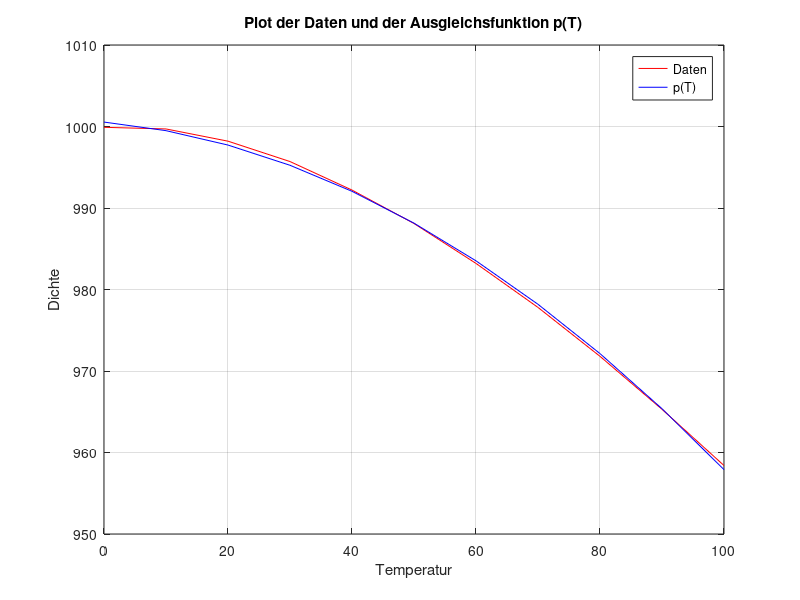

Reproduce this figure in MATLAB. (Note: this script raises an error after producing the figure.)
clc;
format long;

%{
Skript fuer die Aufgabe 1 der Serie 11

Ausgleichsfunktion mittels kleinster Fehlerquadrate appoximieren,
Koeffizienten a,b und c berechnen sowohl p(T) graphisch darstellen.

Konditionszahl berechnen und Koeffizienten mit MATLAB Funktion polyfit()
vergleichen.
%}
% Werte aus der Aufgabenstellung
T = [0 10 20 30 40 50 60 70 80 90 100]';
dichte = [999.9 999.7 998.2 995.7 992.2 988.1 983.2 977.8 971.8 965.3 958.4]';

% Ausgleichsfunktion und Koeffizienten berechen
% TODO, bei mehr/weniger Koeffizienten anpassen
A = [T.^2, T, ones(length(T), 1)];

fprintf('A:\n');
disp(A);

koeffizienten = (A' * A) \ (A' * dichte);

% Funktion aus Angabe. Der Koffeziennten Teil bleibt, nur 'T' muss
% ausgetauscht werden
% Funktion aus Angabe: 'p(T) = aT^2 + bT + c
% a,b,c = Koffeziennten(index);
p_t = @(T) koeffizienten(1).*T.^2 + koeffizienten(2).*T + koeffizienten(3);

% Plotten von den Daten und von der Funktion
plot(T, dichte, 'r', T, p_t(T), 'b');
legend('Daten', 'p(T)');
xlabel('Temperatur');
ylabel('Dichte');
grid on;
title('Plot der Daten und der Ausgleichsfunktion p(T)');

% Konditionszahl berechnen und Werte mit polyfit() vergleichen
disp('Konditionszahl ist: ');
disp(cond(A'*A, inf));

% TODO, bei mehr/weniger Koeffizienten anpassen
poly = polyfit(T, dichte, 2);

poly_tab = poly';
koeff_tab = koeffizienten;

% TODO Index 
for i=1:length(koeffizienten)
    diff_tab(i) = abs(koeffizienten(i) - poly(i));
end
diff_tab = diff_tab';

table(poly_tab, koeff_tab, diff_tab)

%{
Bemerkungen:
Konditionszahl sehr hoch -> kleine Fehler w�rden stark auswirken
Koeffizienten stimmen alle bis auf zwischen 16 und 12 Nachkommastellen
%}



